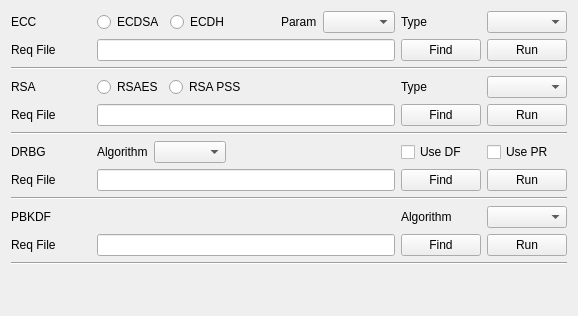
     <widget class="QWidget" name="tab_4">
      <attribute name="title">
       <string>Asymmetric DRBG PBKDF</string>
      </attribute>
      <layout class="QVBoxLayout" name="verticalLayout_5">
       <item>
        <layout class="QGridLayout" name="gridLayout_6">
         <item row="0" column="2">
          <widget class="QRadioButton" name="mECC_ECDHRadio">
           <property name="text">
            <string>ECDH</string>
           </property>
          </widget>
         </item>
         <item row="0" column="3">
          <spacer name="horizontalSpacer_4">
           <property name="orientation">
            <enum>Qt::Horizontal</enum>
           </property>
           <property name="sizeHint" stdset="0">
            <size>
             <width>40</width>
             <height>20</height>
            </size>
           </property>
          </spacer>
         </item>
         <item row="1" column="0">
          <widget class="QLabel" name="label_17">
           <property name="text">
            <string>Req File</string>
           </property>
          </widget>
         </item>
         <item row="0" column="4">
          <widget class="QLabel" name="label_63">
           <property name="text">
            <string>Param</string>
           </property>
          </widget>
         </item>
         <item row="1" column="6">
          <widget class="QPushButton" name="mECCFindBtn">
           <property name="text">
            <string>Find</string>
           </property>
          </widget>
         </item>
         <item row="0" column="6">
          <widget class="QLabel" name="label_16">
           <property name="minimumSize">
            <size>
             <width>80</width>
             <height>0</height>
            </size>
           </property>
           <property name="text">
            <string>Type</string>
           </property>
          </widget>
         </item>
         <item row="0" column="7">
          <widget class="QComboBox" name="mECCTypeCombo"/>
         </item>
         <item row="0" column="1">
          <widget class="QRadioButton" name="mECC_ECDSARadio">
           <property name="text">
            <string>ECDSA</string>
           </property>
          </widget>
         </item>
         <item row="1" column="7">
          <widget class="QPushButton" name="mECCRunBtn">
           <property name="text">
            <string>Run</string>
           </property>
          </widget>
         </item>
         <item row="0" column="5">
          <widget class="QComboBox" name="mECCParamCombo"/>
         </item>
         <item row="1" column="1" colspan="5">
          <widget class="QLineEdit" name="mECCReqFileText"/>
         </item>
         <item row="0" column="0">
          <widget class="QLabel" name="label_14">
           <property name="minimumSize">
            <size>
             <width>80</width>
             <height>0</height>
            </size>
           </property>
           <property name="text">
            <string>ECC</string>
           </property>
          </widget>
         </item>
        </layout>
       </item>
       <item>
        <widget class="Line" name="line_3">
         <property name="orientation">
          <enum>Qt::Horizontal</enum>
         </property>
        </widget>
       </item>
       <item>
        <layout class="QGridLayout" name="gridLayout_7">
         <item row="0" column="6">
          <widget class="QComboBox" name="mRSATypeCombo"/>
         </item>
         <item row="0" column="2">
          <widget class="QRadioButton" name="mRSA_PSSRadio">
           <property name="text">
            <string>RSA PSS</string>
           </property>
          </widget>
         </item>
         <item row="0" column="1">
          <widget class="QRadioButton" name="mRSA_ESRadio">
           <property name="text">
            <string>RSAES</string>
           </property>
          </widget>
         </item>
         <item row="1" column="5">
          <widget class="QPushButton" name="mRSAFindBtn">
           <property name="text">
            <string>Find</string>
           </property>
          </widget>
         </item>
         <item row="1" column="6">
          <widget class="QPushButton" name="mRSARunBtn">
           <property name="text">
            <string>Run</string>
           </property>
          </widget>
         </item>
         <item row="0" column="3">
          <spacer name="horizontalSpacer_5">
           <property name="orientation">
            <enum>Qt::Horizontal</enum>
           </property>
           <property name="sizeHint" stdset="0">
            <size>
             <width>40</width>
             <height>20</height>
            </size>
           </property>
          </spacer>
         </item>
         <item row="1" column="0">
          <widget class="QLabel" name="label_21">
           <property name="text">
            <string>Req File</string>
           </property>
          </widget>
         </item>
         <item row="1" column="1" colspan="4">
          <widget class="QLineEdit" name="mRSAReqFileText"/>
         </item>
         <item row="0" column="5">
          <widget class="QLabel" name="label_20">
           <property name="minimumSize">
            <size>
             <width>80</width>
             <height>0</height>
            </size>
           </property>
           <property name="text">
            <string>Type</string>
           </property>
          </widget>
         </item>
         <item row="0" column="0">
          <widget class="QLabel" name="label_18">
           <property name="minimumSize">
            <size>
             <width>80</width>
             <height>0</height>
            </size>
           </property>
           <property name="text">
            <string>RSA</string>
           </property>
          </widget>
         </item>
        </layout>
       </item>
       <item>
        <widget class="Line" name="line_4">
         <property name="orientation">
          <enum>Qt::Horizontal</enum>
         </property>
        </widget>
       </item>
       <item>
        <layout class="QGridLayout" name="gridLayout_8">
         <item row="1" column="4">
          <widget class="QPushButton" name="mDRBGFindBtn">
           <property name="maximumSize">
            <size>
             <width>80</width>
             <height>16777215</height>
            </size>
           </property>
           <property name="text">
            <string>Find</string>
           </property>
          </widget>
         </item>
         <item row="0" column="4">
          <widget class="QCheckBox" name="mDRBGUseDFCheck">
           <property name="minimumSize">
            <size>
             <width>80</width>
             <height>0</height>
            </size>
           </property>
           <property name="text">
            <string>Use DF</string>
           </property>
          </widget>
         </item>
         <item row="1" column="5">
          <widget class="QPushButton" name="mDRBGRunBtn">
           <property name="maximumSize">
            <size>
             <width>80</width>
             <height>16777215</height>
            </size>
           </property>
           <property name="text">
            <string>Run</string>
           </property>
          </widget>
         </item>
         <item row="1" column="0">
          <widget class="QLabel" name="label_23">
           <property name="minimumSize">
            <size>
             <width>80</width>
             <height>0</height>
            </size>
           </property>
           <property name="maximumSize">
            <size>
             <width>80</width>
             <height>16777215</height>
            </size>
           </property>
           <property name="text">
            <string>Req File</string>
           </property>
          </widget>
         </item>
         <item row="0" column="2">
          <widget class="QComboBox" name="mDRBGAlgCombo">
           <property name="maximumSize">
            <size>
             <width>100</width>
             <height>16777215</height>
            </size>
           </property>
          </widget>
         </item>
         <item row="0" column="5">
          <widget class="QCheckBox" name="mDRBGUsePRCheck">
           <property name="minimumSize">
            <size>
             <width>80</width>
             <height>0</height>
            </size>
           </property>
           <property name="text">
            <string>Use PR</string>
           </property>
          </widget>
         </item>
         <item row="0" column="0">
          <widget class="QLabel" name="label_50">
           <property name="minimumSize">
            <size>
             <width>80</width>
             <height>0</height>
            </size>
           </property>
           <property name="text">
            <string>DRBG</string>
           </property>
          </widget>
         </item>
         <item row="0" column="1">
          <widget class="QLabel" name="label_22">
           <property name="text">
            <string>Algorithm</string>
           </property>
          </widget>
         </item>
         <item row="1" column="1" colspan="3">
          <widget class="QLineEdit" name="mDRBGReqFileText"/>
         </item>
         <item row="0" column="3">
          <spacer name="horizontalSpacer_16">
           <property name="orientation">
            <enum>Qt::Horizontal</enum>
           </property>
           <property name="sizeHint" stdset="0">
            <size>
             <width>40</width>
             <height>20</height>
            </size>
           </property>
          </spacer>
         </item>
        </layout>
       </item>
       <item>
        <widget class="Line" name="line_5">
         <property name="orientation">
          <enum>Qt::Horizontal</enum>
         </property>
        </widget>
       </item>
       <item>
        <layout class="QGridLayout" name="gridLayout_9">
         <item row="1" column="4">
          <widget class="QPushButton" name="mPBKDFRunBtn">
           <property name="maximumSize">
            <size>
             <width>80</width>
             <height>16777215</height>
            </size>
           </property>
           <property name="text">
            <string>Run</string>
           </property>
          </widget>
         </item>
         <item row="0" column="3">
          <widget class="QLabel" name="label_25">
           <property name="minimumSize">
            <size>
             <width>80</width>
             <height>0</height>
            </size>
           </property>
           <property name="maximumSize">
            <size>
             <width>80</width>
             <height>16777215</height>
            </size>
           </property>
           <property name="text">
            <string>Algorithm</string>
           </property>
          </widget>
         </item>
         <item row="1" column="1" colspan="2">
          <widget class="QLineEdit" name="mPBKDFReqFileText"/>
         </item>
         <item row="0" column="4">
          <widget class="QComboBox" name="mPBKDFAlgCombo"/>
         </item>
         <item row="1" column="0">
          <widget class="QLabel" name="label_49">
           <property name="maximumSize">
            <size>
             <width>80</width>
             <height>16777215</height>
            </size>
           </property>
           <property name="text">
            <string>Req File</string>
           </property>
          </widget>
         </item>
         <item row="1" column="3">
          <widget class="QPushButton" name="mPBKDFFindBtn">
           <property name="maximumSize">
            <size>
             <width>80</width>
             <height>16777215</height>
            </size>
           </property>
           <property name="text">
            <string>Find</string>
           </property>
          </widget>
         </item>
         <item row="0" column="0">
          <widget class="QLabel" name="label_24">
           <property name="minimumSize">
            <size>
             <width>80</width>
             <height>0</height>
            </size>
           </property>
           <property name="text">
            <string>PBKDF</string>
           </property>
          </widget>
         </item>
         <item row="0" column="1">
          <spacer name="horizontalSpacer_13">
           <property name="orientation">
            <enum>Qt::Horizontal</enum>
           </property>
           <property name="sizeHint" stdset="0">
            <size>
             <width>40</width>
             <height>20</height>
            </size>
           </property>
          </spacer>
         </item>
        </layout>
       </item>
       <item>
        <widget class="Line" name="line_6">
         <property name="orientation">
          <enum>Qt::Horizontal</enum>
         </property>
        </widget>
       </item>
       <item>
        <spacer name="verticalSpacer_4">
         <property name="orientation">
          <enum>Qt::Vertical</enum>
         </property>
         <property name="sizeHint" stdset="0">
          <size>
           <width>20</width>
           <height>40</height>
          </size>
         </property>
        </spacer>
       </item>
      </layout>
     </widget>
